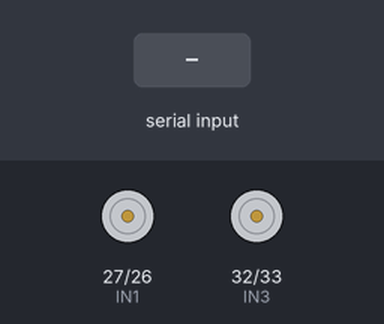
Recording of a sketch running on a simulated ESP32. On the bench: motor-driver pin pairs drawn as motors (green arrow = first pin HIGH = forward, orange = second pin HIGH = backward, longer = more drive, scaled by the enable pin). The inputs (shaded band) are chosen by the test bench. Nothing arrives over Bluetooth unless stated.

Above: at 1.2 s.
1.3 s: "B" received over the second serial link
At 2.5 s:
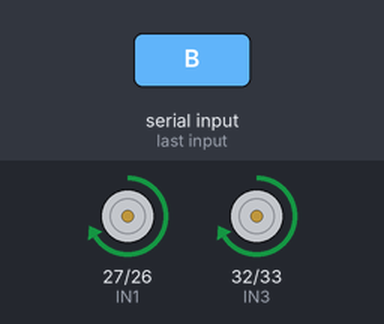
2.8 s: "F" received over the second serial link
At 3.8 s:
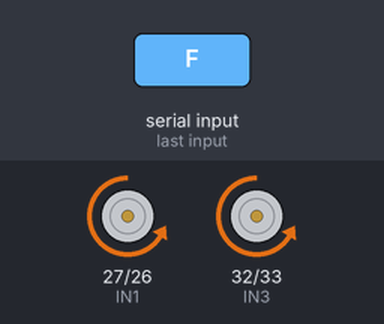
4.3 s: "R" received over the second serial link
At 5.0 s:
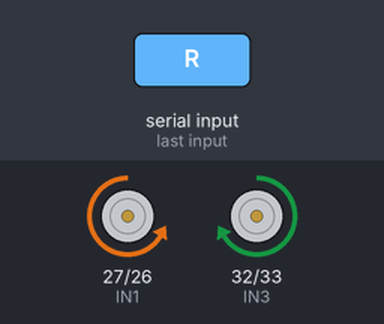
5.8 s: "L" received over the second serial link
At 6.1 s:
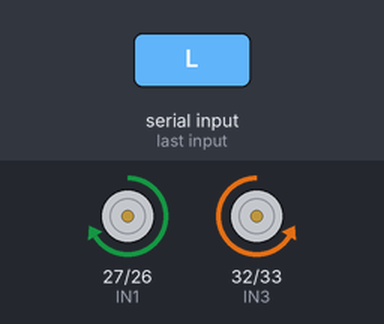
7.3 s: "S" received over the second serial link
At 8.5 s:
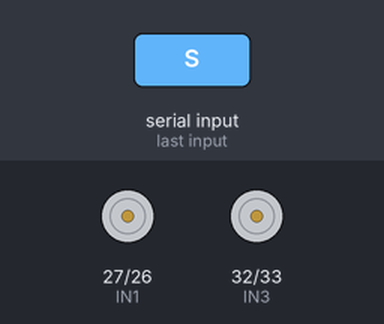
Timing chart, 0 to 9.8 s (numbered marks = the images above; inputs shaded):
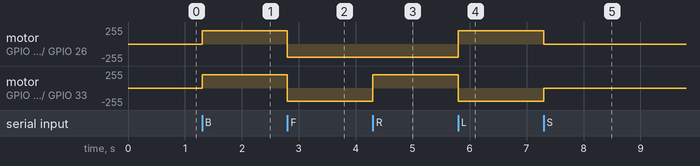

The sketch:

Car_controller.ino
```cpp
#include "BluetoothSerial.h"

BluetoothSerial SerialBT;

#define IN1 27
#define IN2 26
#define IN3 32
#define IN4 33
#define ENA 25
#define ENB 14

void setup() {
  Serial.begin(115200);
  SerialBT.begin("bt_Car"); // Bluetooth name

  pinMode(IN1, OUTPUT);
  pinMode(IN2, OUTPUT);
  pinMode(IN3, OUTPUT);
  pinMode(IN4, OUTPUT);
  pinMode(ENA, OUTPUT);
  pinMode(ENB, OUTPUT);

  analogWrite(ENA, 200); // speed
  analogWrite(ENB, 200);
}

void loop() {
  if (SerialBT.available()) {
    char cmd = SerialBT.read();

    if (cmd == 'B') {        // Forward
      digitalWrite(IN1, HIGH);
      digitalWrite(IN2, LOW);
      digitalWrite(IN3, HIGH);
      digitalWrite(IN4, LOW);
    }
    else if (cmd == 'F') {   // Backward
      digitalWrite(IN1, LOW);
      digitalWrite(IN2, HIGH);
      digitalWrite(IN3, LOW);
      digitalWrite(IN4, HIGH);
    }
    else if (cmd == 'R') {   // Left
      digitalWrite(IN1, LOW);
      digitalWrite(IN2, HIGH);
      digitalWrite(IN3, HIGH);
      digitalWrite(IN4, LOW);
    }
    else if (cmd == 'L') {   // Right
      digitalWrite(IN1, HIGH);
      digitalWrite(IN2, LOW);
      digitalWrite(IN3, LOW);
      digitalWrite(IN4, HIGH);
    }
    else if (cmd == 'S') {   // Stop
      digitalWrite(IN1, LOW);
      digitalWrite(IN2, LOW);
      digitalWrite(IN3, LOW);
      digitalWrite(IN4, LOW);
    }
  }
}
```

Measured:
- after the input at 1.3 s, motor on GPIO 27 (IN1) / GPIO 26 (IN2), motor on GPIO 32 (IN3) / GPIO 33 (IN4): stopped → forward 200/255 at once
- after the input at 2.8 s, motor on GPIO 27 (IN1) / GPIO 26 (IN2), motor on GPIO 32 (IN3) / GPIO 33 (IN4): forward 200/255 → backward 200/255 at once
- after the input at 4.3 s, motor on GPIO 32 (IN3) / GPIO 33 (IN4): backward 200/255 → forward 200/255 at once
- after the input at 5.8 s, motor on GPIO 27 (IN1) / GPIO 26 (IN2): backward 200/255 → forward 200/255 at once; motor on GPIO 32 (IN3) / GPIO 33 (IN4): forward 200/255 → backward 200/255 at once
- after the input at 7.3 s, motor on GPIO 27 (IN1) / GPIO 26 (IN2): forward 200/255 → stopped at once; motor on GPIO 32 (IN3) / GPIO 33 (IN4): backward 200/255 → stopped at once
